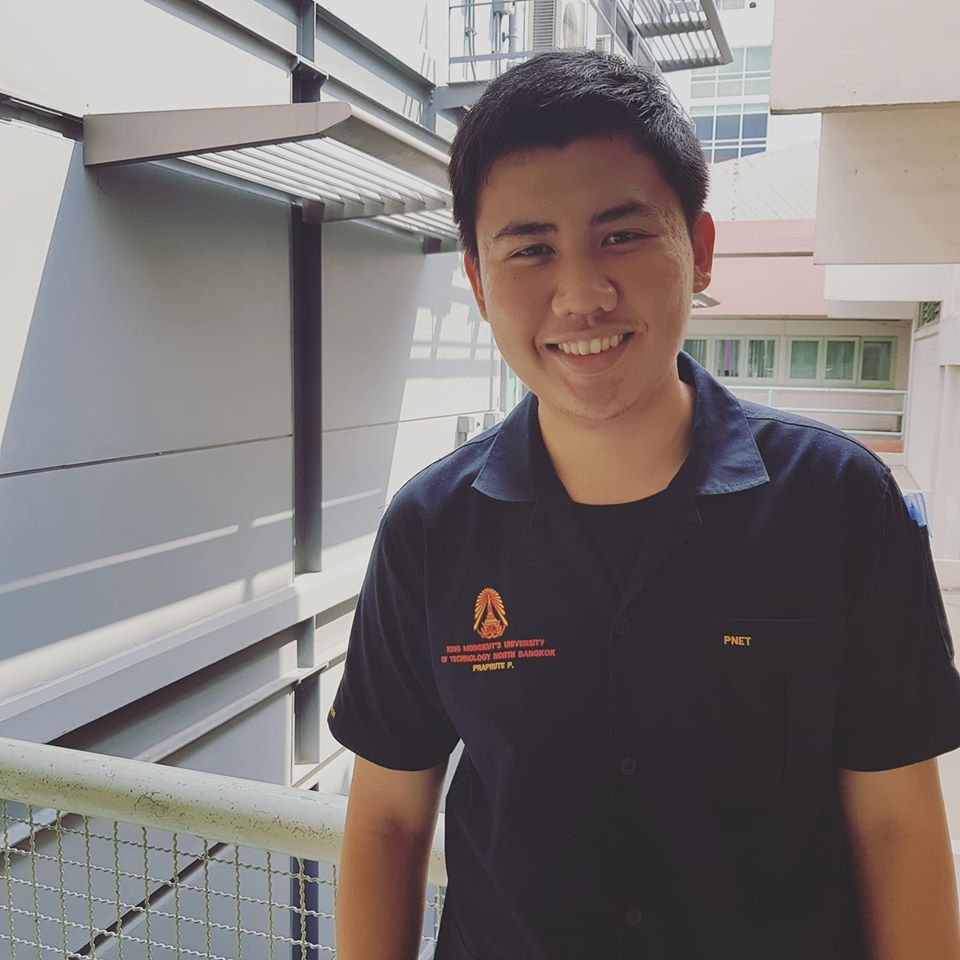
#> input picture t1.jpg, 960 x 960 px
$ python enc.py
#> lines starting #> are read from the running program, lines starting #| are printed output that depends on the picture; long printed decimals are rounded
import cv2
import sys
import numpy as np
import random
from matplotlib import pyplot as plt
from matplotlib.colors import Normalize
import matplotlib.cm as cm
from skimage import img_as_float, color, viewer, exposure, data, img_as_ubyte
# np.set_printoptions(threshold=sys.maxsize)
B=1 #blocksize
fn3= 't1.jpg'
img1 = cv2.imread(fn3, cv2.IMREAD_GRAYSCALE)
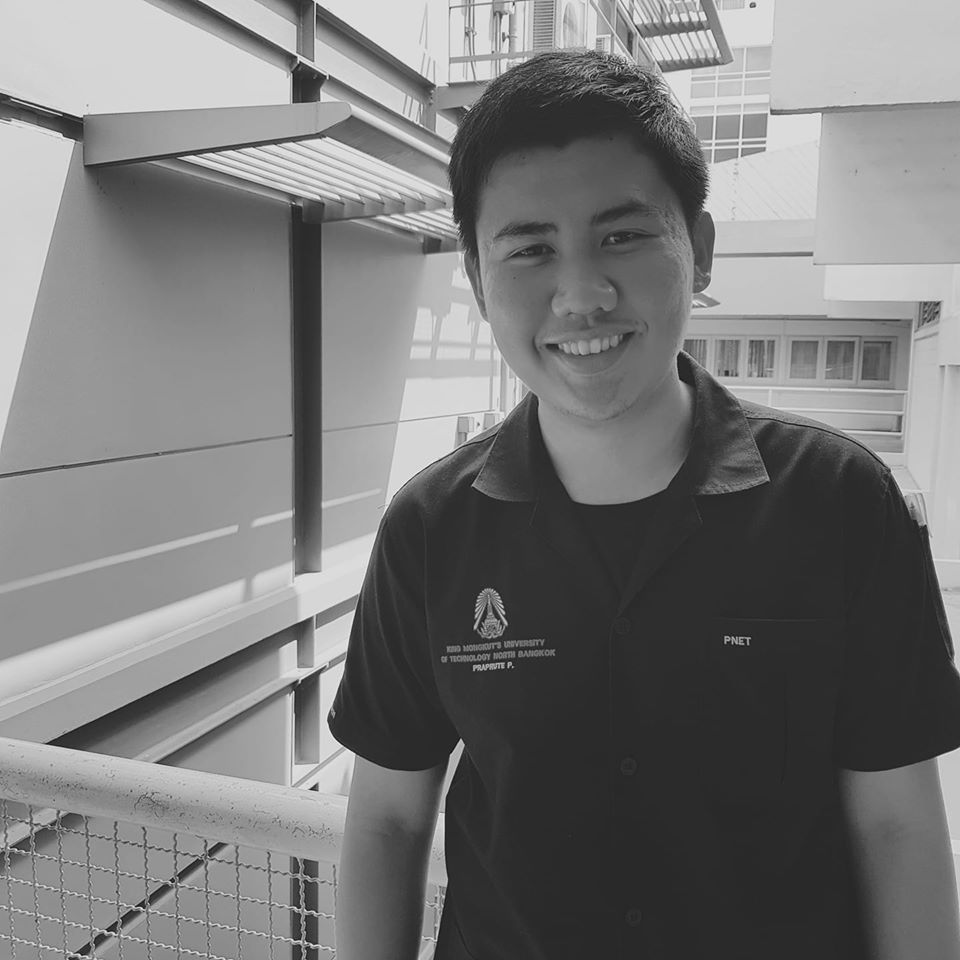
#> img1: shape (960, 960); min 8, max 248, mean 120.7
h , w = np.array(img1.shape[:2])/B * B
#> h = 960; w = 960
h = int(h)
w = int(w)
print(h)
#| 960
print(w)
#| 960
img1 = img1[:h,:w]
blocksV = h/B
#> blocksV = 960
blocksV = int(blocksV)
blocksH = w/B
#> blocksH = 960
blocksH = int(blocksH)
maxlength = h*w
#> maxlength = 921600
random.seed('junior')
ChoiceKey = [1,-1]
keyIndex = [random.choice(ChoiceKey) for i in range(maxlength)]

# print('--------keyIndex----------------')
# print(keyIndex[0])
# print('--------------------------------')
vis0    = np.zeros((h,w), np.double)
Trans   = np.zeros((h,w), np.double)
BTrans  = np.zeros((h,w), np.double)
vis0[:h, :w] = img1

#------------------dct 1D-------------------------------------------------------------------------------------------------
for row in range(blocksV):
    currentblock = cv2.dct(vis0[row*B:(row+1)*B, 0:blocksH])
    Trans[row*B:(row+1)*B, 0:blocksH] = currentblock
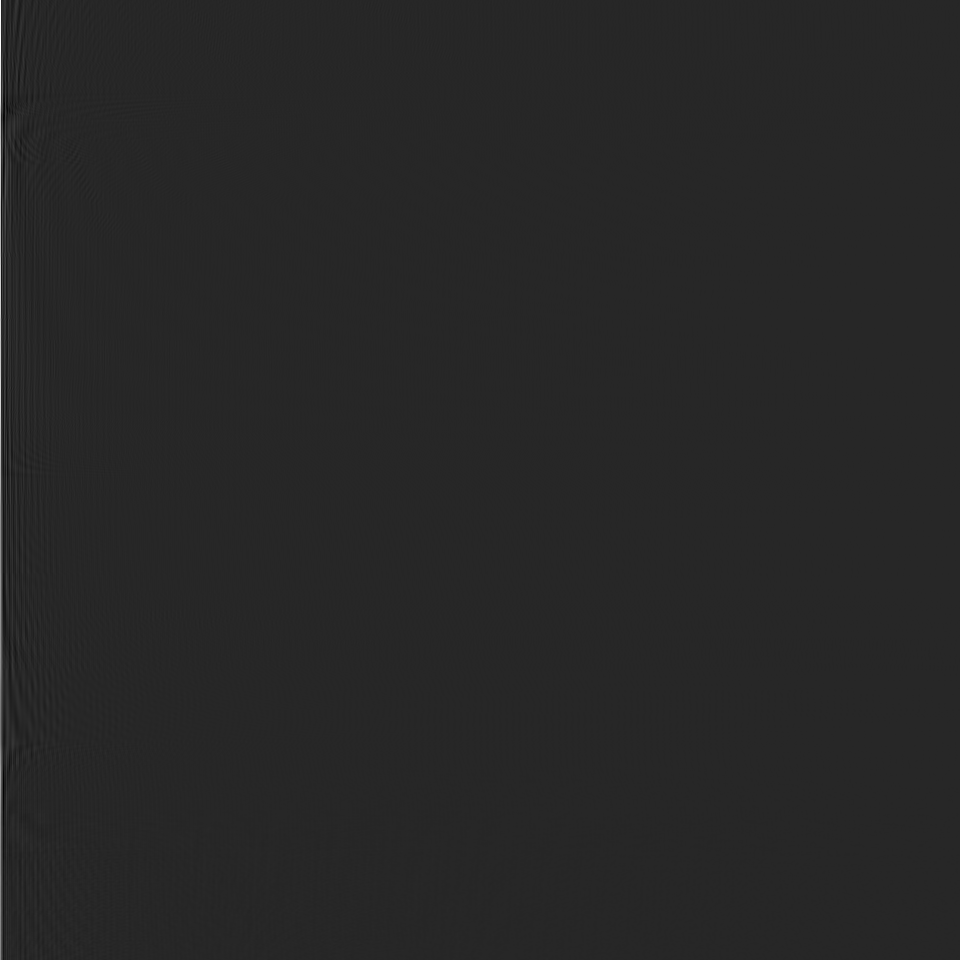
#> Trans: shape (960, 960) float64; min -1085.3, max 5993.4, mean 5.1; drawn with min black and max white

#------------------sign scrambling-------------------------------------------------------------------------------------------------
global positionKeyIndex
positionKeyIndex = 0

for  row in range(blocksV):
    for col in range(blocksH):
        ck = Trans[row*B:(row+1)*B, col*B:(col+1)*B][0][0]
        ck = ck*keyIndex[positionKeyIndex]
        Trans[row*B:(row+1)*B, col*B:(col+1)*B][0][0] = ck
        positionKeyIndex = positionKeyIndex + 1
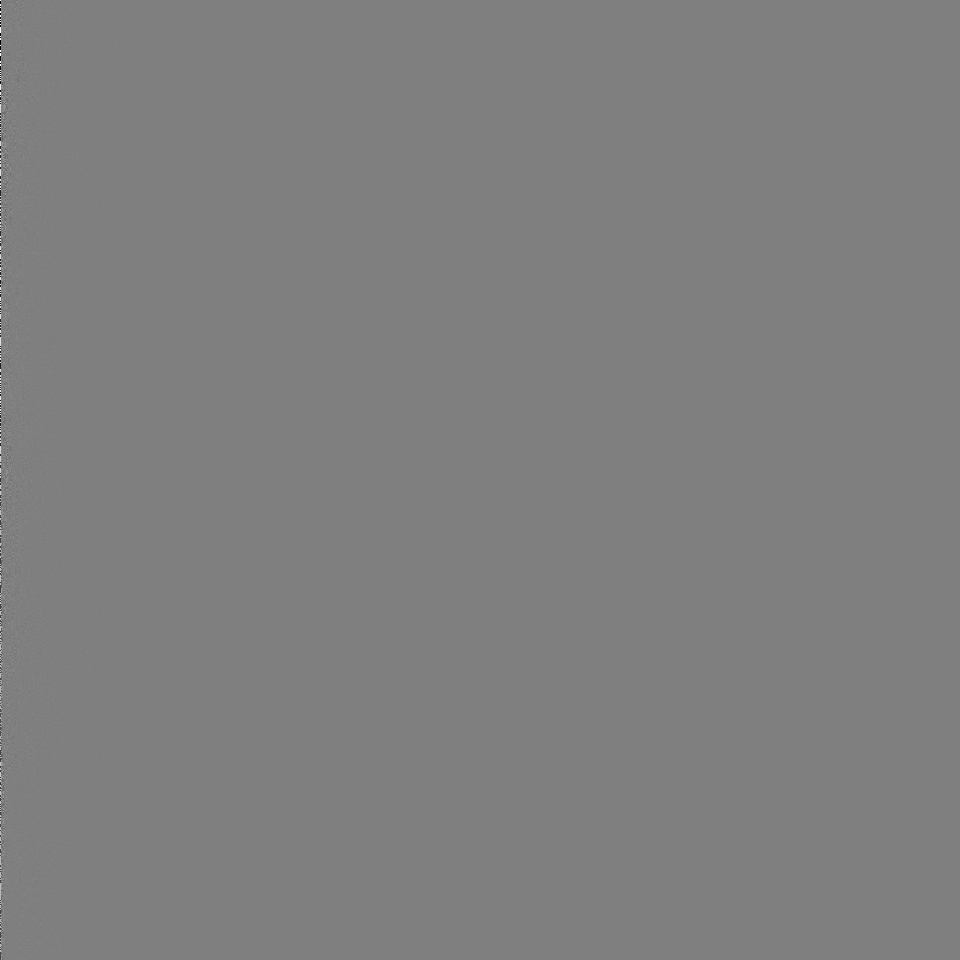
#> Trans: shape (960, 960) float64; min -5993.4, max 5976.3, mean 0.1; drawn with min black and max white
#> after the loop, positionKeyIndex = 921600

positionKeyIndex = 0
#--------------------------------------------------------------------------------------------------------------------------

#------------idct 1D--------------------------------------------------------------------------------------------------------------
TransIDCT   = np.zeros((h,w), np.double)

for row in range(blocksV):
    Trans01 = cv2.idct(Trans[row*B:(row+1)*B, 0:blocksH])
    TransIDCT[row*B:(row+1)*B, 0:blocksH] = Trans01
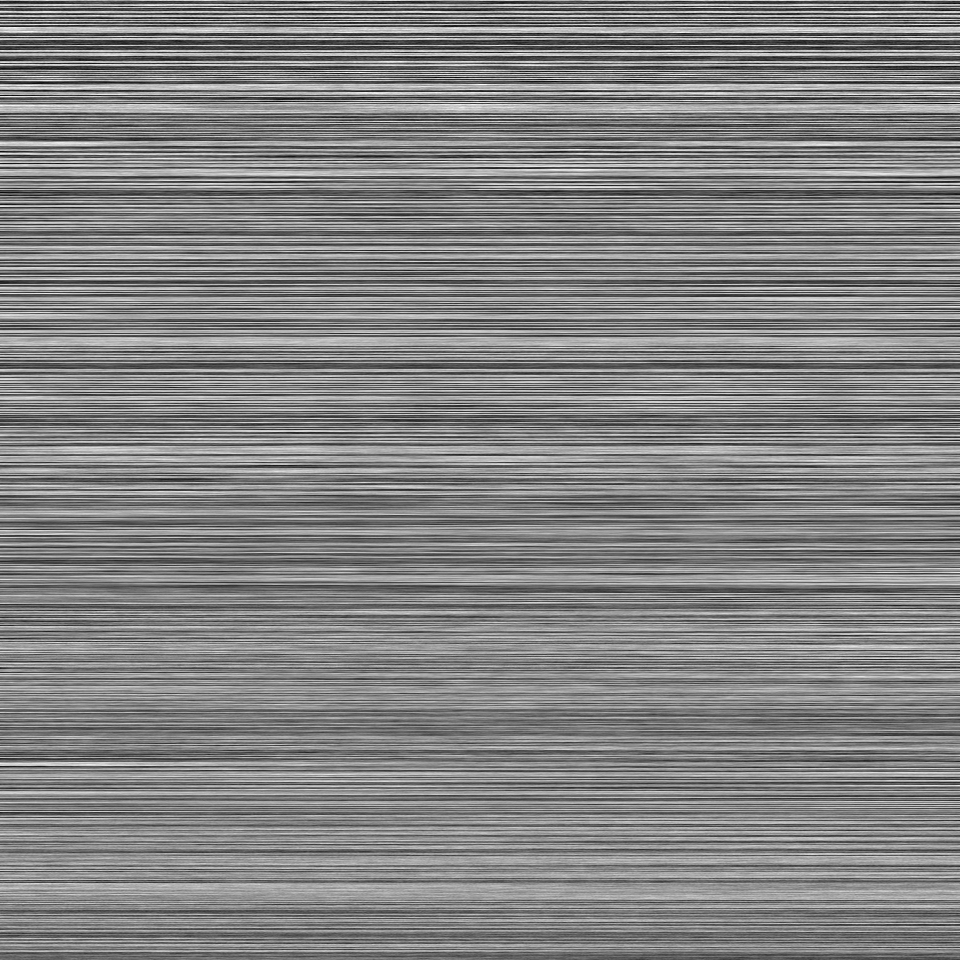
#> TransIDCT: shape (960, 960) float64; min -365.6, max 355.1, mean 5; drawn with min black and max white

# [9 lines of commented-out code are left out]
quantized = np.zeros((h,w), np.double)
# bit = 256
print(np.max(TransIDCT))
#| 355.114
print(np.min(TransIDCT))
#| -365.642
qmin = np.min(TransIDCT)
#> qmin = -365.6
qmax = np.max(TransIDCT)
#> qmax = 355.1
qrange = qmax-qmin
#> qrange = 720.8
step = qrange/(255)
#> step = 2.83
print('-------test tran00-------------------------------')
print(TransIDCT[0][0])
#| 149.673
# for  row in range(blocksV):
#     for col in range(blocksH):
#         amponly = TransIDCT[row:(row+1), col:(col+1)][0][0]
#         quantized[row:(row+1), col:(col+1)][0][0] = np.round((amponly - qmin)/step)

amponly = TransIDCT[0:blocksV , 0:blocksH]
quantized[0:blocksV , 0:blocksH] = np.round((amponly - qmin)/step)

print('-------test quantized00-------------------------------')
print(quantized[0][0])
#| 182.0
print('-------quantized-------------------------------')
print(quantized)
#> (printed output is left out)
cv2.imwrite('quantization.jpg', quantized)

print('-------Max quantized-------------------------------')
print(np.max(quantized))
#| 255.0
print('-------Min quantized-------------------------------')
print(np.min(quantized))
#| 0.0
#--------------------------------------------------------------------------------------------------------------------------
print('-------Trans max-------------------------------')
print(qmax)
#| 355.114
print('-------Trans min-------------------------------')
print(qmin)
#| -365.642
print('-------step-------------------------------')
print(step)
#| 2.826


#--------------invert------------------------------------------------------------------------------------------------------------
Inversequantized = np.zeros((h,w), np.double)

# for  row in range(blocksV):
#     for col in range(blocksH):
#         Inamponly = quantized[row:(row+1), col:(col+1)][0][0]
#         Inversequantized[row:(row+1), col:(col+1)][0][0] = step*(Inamponly + qmin)

Inamponly = quantized[0:blocksV , 0:blocksH]
Inversequantized[0:blocksV , 0:blocksH] = step*Inamponly + qmin

# iqamponly=step.*qamponly+min(min(amponly1));
print('-------Invert tran00-------------------------------')
print(Inversequantized[0][0])
#| 148.780
print('-------Invert Trans max-------------------------------')
print(np.max(Inversequantized))
#| 355.114
print('-------Invert Trans min-------------------------------')
print(np.min(Inversequantized))
#| -365.642
print('-------step-------------------------------')
print(step)
#| 2.826
print(Inversequantized[0:1, 0:1])
#| [[148.780]]

DdctImage = np.zeros((h,w), np.double)

for row in range(blocksV):
    currentblock = cv2.dct(Inversequantized[row*B:(row+1)*B, 0:blocksH])
    DdctImage[row*B:(row+1)*B, 0:blocksH] = currentblock

DcsSign = np.zeros((h,w), np.double)

global DscPositionKeyIndex
DscPositionKeyIndex = 0

for  row in range(blocksV):
    for col in range(blocksH):
        Dsck = DdctImage[row*B:(row+1)*B, col*B:(col+1)*B][0][0]
        DsckN = Dsck*keyIndex[DscPositionKeyIndex]
        DcsSign[row*B:(row+1)*B, col*B:(col+1)*B][0][0] = DsckN
        DscPositionKeyIndex = DscPositionKeyIndex + 1
#> after the loop, DscPositionKeyIndex = 921600

DscPositionKeyIndex = 0

DcsIdctImage = np.zeros((h,w), np.double)

for row in range(blocksV):
    cTrans = cv2.idct(DcsSign[row*B:(row+1)*B, 0:blocksH])
    DcsIdctImage[row*B:(row+1)*B, 0:blocksH] = cTrans

cv2.imwrite('DcsIdctImage.jpg', DcsIdctImage)


# [43 lines of commented-out code are left out]
